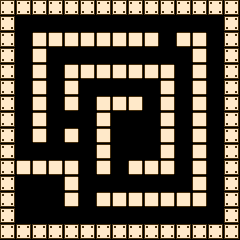

The image is a tile-based game level rendered from a .tmx file. Its description and complete source (layers, tilesets, objects, tile grids) follow:
An orthogonal 15x15 tile map with 16x16 px tiles, 1 tile layer (Foreground) and 22 objects (player_start).

<map version="1.0" orientation="orthogonal" width="15" height="15" tilewidth="16" tileheight="16">
 <properties>
  <property name="hp" value="3" />
  <property name="lv" value="1" />
 </properties>
 <tileset firstgid="1" name="chip" tilewidth="16" tileheight="16">
  <image source="chip.png" width="256" height="256" />
 </tileset>
 <layer name="Foreground" width="15" height="15">
  <properties>
   <property name="tileset" value="chip" />
  </properties>
  <data encoding="csv">
18,18,18,18,18,18,18,18,18,18,18,18,18,18,18,
18,0,0,0,0,0,0,0,0,0,0,0,0,0,18,
18,0,17,17,17,17,17,17,17,17,0,17,17,0,18,
18,0,17,0,0,0,0,0,0,0,0,0,17,0,18,
18,0,17,0,17,17,17,17,17,17,17,0,17,0,18,
18,0,17,0,17,0,0,0,0,0,17,0,17,0,18,
18,0,17,0,17,0,17,17,17,0,17,0,17,0,18,
18,0,17,0,0,0,17,0,0,0,17,0,17,0,18,
18,0,17,0,17,0,17,0,0,0,17,0,17,0,18,
18,0,0,0,0,0,17,0,0,0,17,0,17,0,18,
18,17,17,17,17,0,17,0,17,17,17,0,17,0,18,
18,0,0,0,17,0,0,0,0,0,0,0,17,0,18,
18,0,0,0,17,0,17,17,17,17,17,17,17,0,18,
18,0,0,0,0,0,0,0,0,0,0,0,0,0,18,
18,18,18,18,18,18,18,18,18,18,18,18,18,18,18
</data>
 </layer>
 <objectgroup color="#00ff00" name="object" width="15" height="15" opacity="0.48">
  <object name="start" type="player_start" gid="1" x="128" y="144" />
  <object gid="27" x="32" y="208" />
  <object gid="65" x="144" y="96" />
  <object gid="65" x="80" y="112" />
  <object gid="65" x="96" y="64" />
  <object gid="66" x="176" y="112" />
  <object gid="66" x="144" y="192" />
  <object gid="67" x="16" y="96" />
  <object gid="67" x="80" y="32" />
  <object gid="67" x="208" y="112" />
  <object gid="68" x="80" y="208" />
  <object gid="6" x="64" y="128" />
  <object gid="6" x="176" y="160" />
  <object gid="6" x="176" y="32" />
  <object gid="67" x="176" y="224" />
  <object gid="67" x="112" y="224" />
  <object gid="67" x="144" y="64" />
  <object gid="67" x="112" y="96" />
  <object gid="68" x="64" y="160" />
  <object gid="67" x="80" y="144" />
  <object gid="67" x="64" y="64" />
  <object gid="2" x="48" y="192" />
 </objectgroup>
</map>
